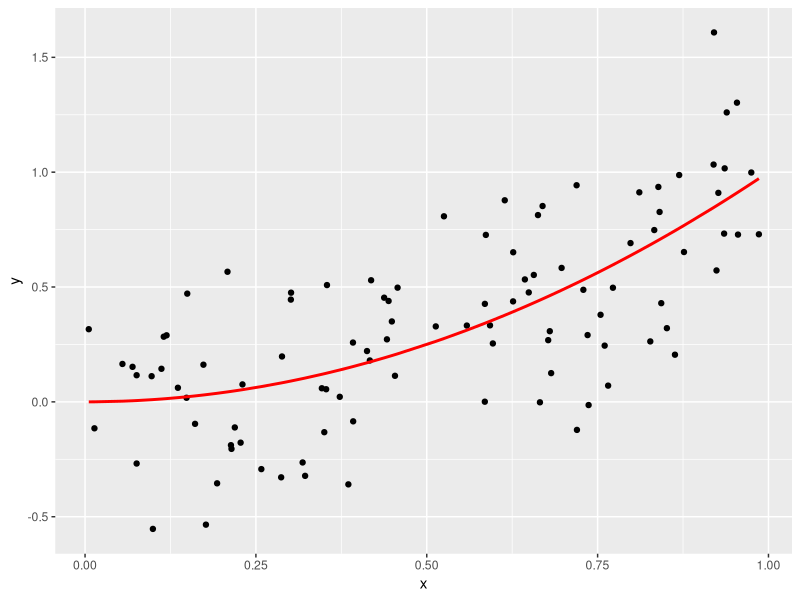
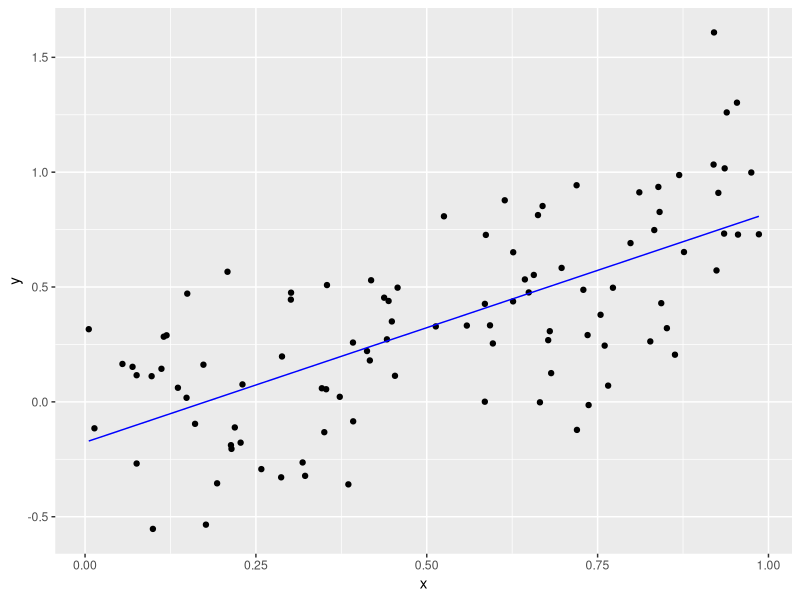

Write R code to recreate these figures, in order. (Note: a time limit stopped this script after it produced the figures.)
# Setup -------------------------------------------------------------------
library(tidyverse)
library(broom)

# Let these be:
# -true function f(x) for a one-dimensional predictor x
# -the standard deviation of the true epsilon i.e. the noise
f <- function(x) {
  x^2
}
sigma <- 0.3

# This function generates a random sample. Random in terms of both
# -the predictor x
# -the amount of noise eps
generate_sample <- function(f, n_sim, sigma) {
  data_frame(
    x = runif(n = n_sim, min = 0, max = 1),
    f_x = f(x),
    eps = rnorm(n = n_sim, mean = 0, sd = sigma),
    y = f_x + eps
  )
}



# Generate Training Data via Sampling -------------------------------------
train_data <- generate_sample(f, n_sim = 100, sigma = sigma)

# The true model f(x) is in red. We observe points (x,y). Here we are pretending
# to know the exact break down of y into f(x) and eps
ggplot(train_data, aes(x=x)) +
  geom_point(aes(y=y)) +
  geom_line(aes(y=f_x), col="red", size=1)

# In a realistic situation, we only know x & y, not f(x) & eps. So we should
# remove them
train_data <- train_data %>%
  select(x, y)



# Generate Test Data, Fit Model, and Get Predictions -------------------

# 1. Generate test data via sampling. Recall in test data, we only have the
# predictors x:
test_data <- generate_sample(f, n_sim = 100, sigma = sigma) %>%
  select(x)

# 2. Fit Model: Simple linear regression
model <- lm(y ~ x, data = train_data)
train_data_augmented <- model %>%
  augment() %>%
  tbl_df()
# Plot fitted model to training data
ggplot(data=train_data_augmented, aes(x=x)) +
  geom_point(aes(y=y)) +
  geom_line(aes(y=.fitted), col="blue")

# 3. Get Predictions
# Note: we use augment(newdata=BLAH) here, since it works. This is equivalent
# to using the predict() function.
predictions <- model %>%
  augment(newdata=test_data) %>%
  tbl_df() %>%
  .[[".fitted"]]



# Main For Loop -------------------------------------------------
set.seed(76)
n_sim <- 10000

# Create new test data: a single point
x0 <- 0.95
test_data <- data_frame(x=x0)

# Save predictions here
predictions <- rep(0, n_sim)

for(i in 1:n_sim) {
  # Retrain the training data. (i.e Retrain the model)
  train_data <- generate_sample(f, n_sim = 100, sigma = sigma)
  train_data <- train_data %>%
    select(x, y)
  
  model <- lm(y ~ x, data = train_data)
  train_data_augmented <- model %>%
    augment() %>%
    tbl_df()
  
  # FILL THIS IN:
  predictions[i] <- predict(model, newdata = test_data)
  if(i %% 100 == 0){
    print(i)
  }
}

# Pull the Curtain! Reveal truth: i.e. show all components we really know, but
# pretended not to:
set.seed(76)
truth <- data_frame(
  x = rep(x0, n_sim),
  f_x = f(x),
  eps = rnorm(n = n_sim, mean = 0, sd = 0.3),
  y = f_x + eps
  )

# Add predictions
truth <- truth %>%
  mutate(y_hat=predictions)

# Compute MSE, (Avg Bias of f_hat)^2, Variance of f_hat, sigma^2:
# FILL THIS IN:


# MSE
sum = 0
for(i in 1:n_sim){
  sum = sum + ((truth$y[i]-truth$y_hat[i])^2)
  if(i %% 100 == 0){
    print(i)
  }}
MSE <- sum / n_sim
MSE

# (Avg Bias of f_hat)^2
sum = 0
for(i in 1:n_sim){
  sum = sum + ((truth$y[i]-truth$y_hat[i]))
  if(i %% 100 == 0){
    print(i)
  }}
bias_squared <- (sum / n_sim)^2
bias_squared

# Variance of f_hat
Variance_Predicted <- var(truth$y_hat)
Variance_Predicted

# sigma^2
sigma_squared <-var(truth$eps)
sigma_squared

# Add it up
MSE_approximation <- bias_squared + Variance_Predicted + sigma_squared

# Even though the values are off by .0001, the MSE_approximation and MSE
# are equal.
MSE_approximation
MSE
